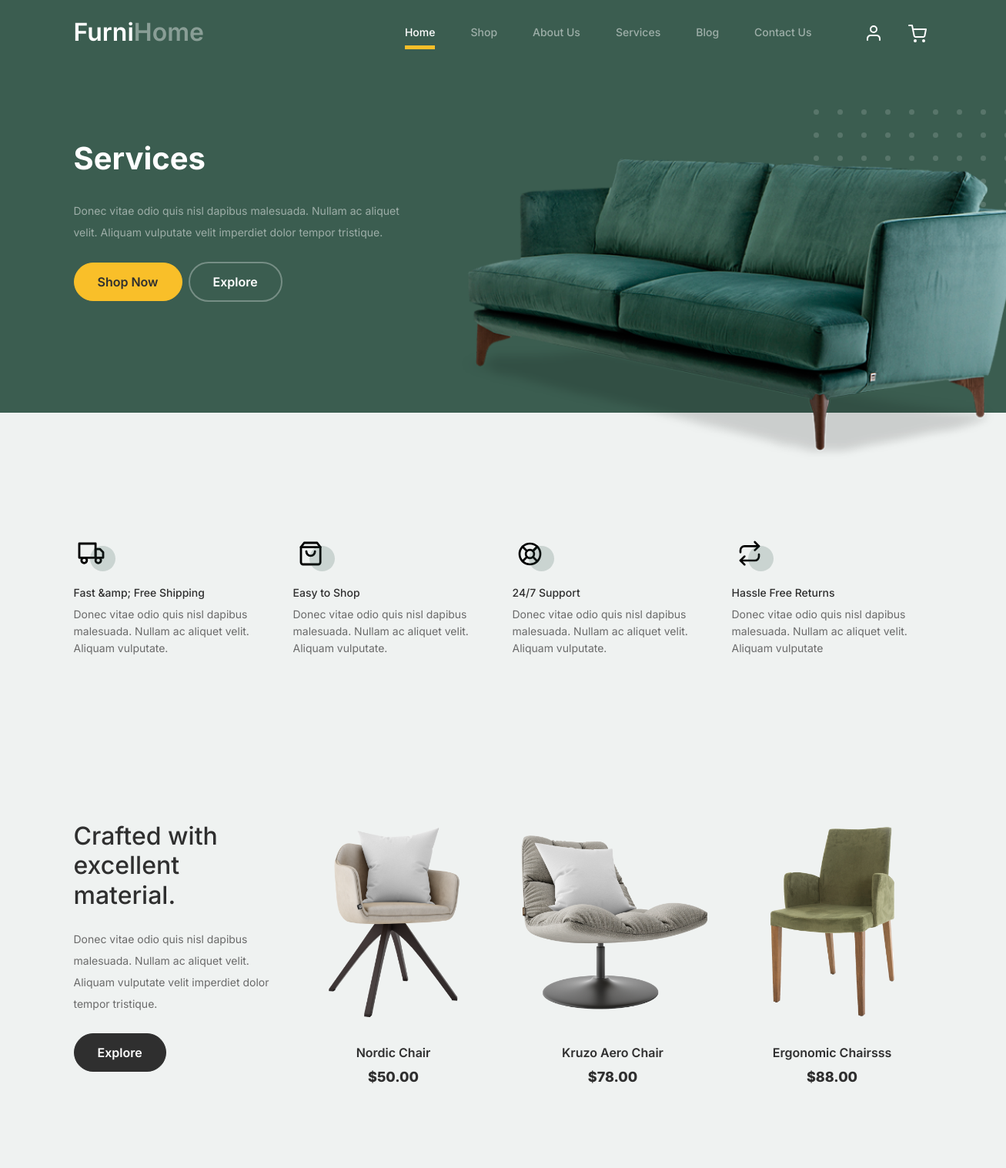
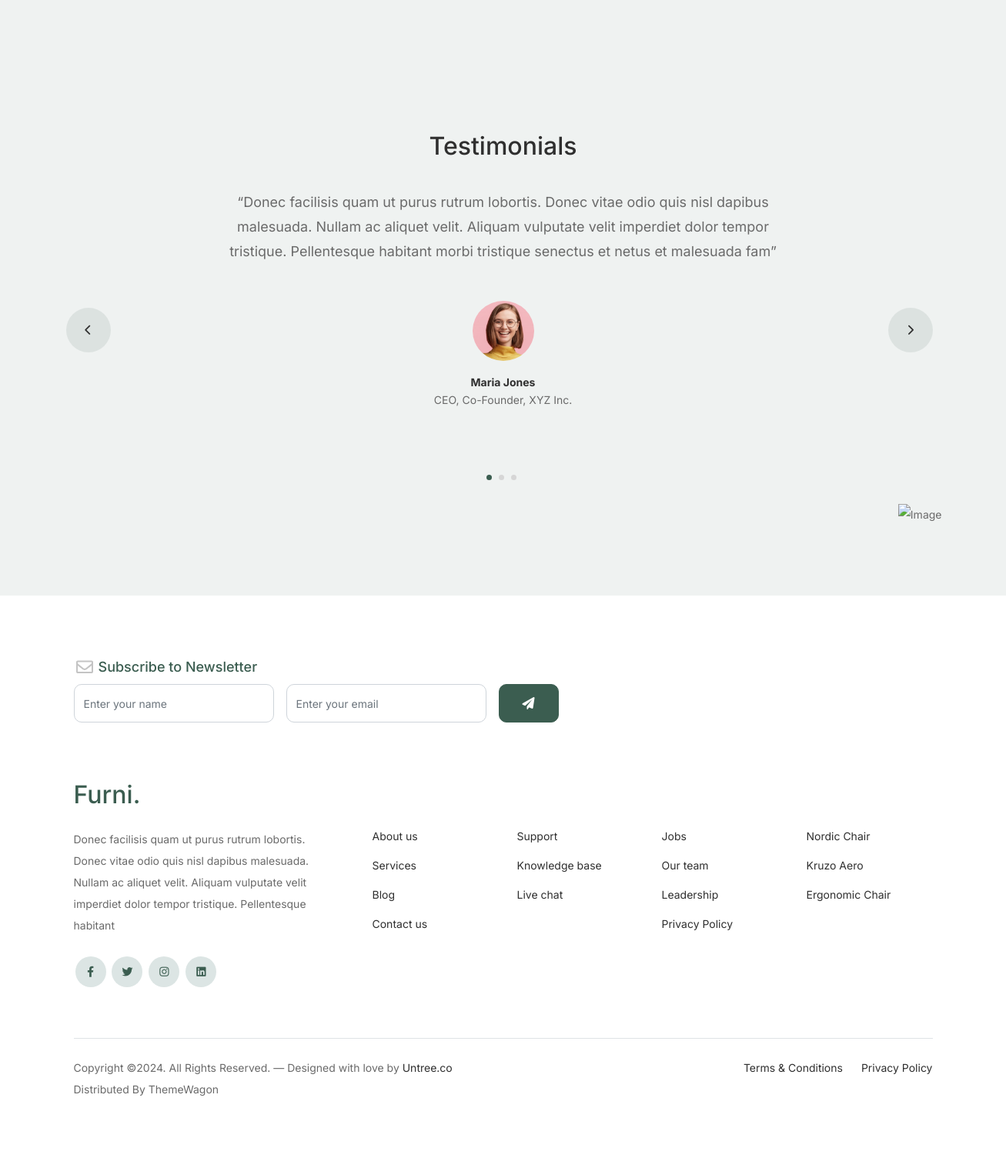
Page /services/ on the committed database (2 pictures, top to bottom).
### furnitureapp/models.py (models this page shows, shortened)
class Menu(models.Model):
    image = models.ImageField(upload_to='Menu/')

class Feature(models.Model):
    title = models.CharField(max_length=100)
    description = models.TextField()
    icon = models.FileField(upload_to='features/', blank=True, null=True)

class Product(models.Model):
    image = models.ImageField(upload_to='product/')
    title = models.CharField(max_length=100)
    price = models.DecimalField(max_digits=10, decimal_places=2)

class Testimonial(models.Model):
    name = models.CharField(max_length=255)
    position = models.CharField(max_length=255)
    image = models.ImageField(upload_to='testimonials/')
    text = models.TextField()

### furnitureapp/views.py (the view)
# urls.py: path('services/', views.services, name='services'),
def services(request):
    menu = Menu.objects.all()
    testimonial = Testimonial.objects.all()
    product = Product.objects.all()
    feature = Feature.objects.all()
    return render(request, 'services.html', context={
        'menu': menu,
        'testimonial': testimonial,
        'product': product,
        'feature': feature
    })

### templates/services.html (shortened to what this page needs)
{% extends 'Base/base.html' %}
{% block start %}
	<div class="hero">
		<div class="container">
			<div class="row justify-content-between">
				<div class="col-lg-5">
					<div class="intro-excerpt">
						<h1>Services</h1>
						<p class="mb-4">Donec vitae odio quis nisl dapibus malesuada. Nullam ac aliquet velit. Aliquam vulputate velit imperdiet dolor tempor tristique.</p>
						<p><a href="" class="btn btn-secondary me-2">Shop Now</a><a href="#" class="btn btn-white-outline">Explore</a></p>
					</div>
				</div>
				{% for i in menu %}
				<div class="col-lg-7">
					<div class="hero-img-wrap">
						<img src="{{i.image.url}}" class="img-fluid">
					</div>
				</div>
				{% endfor %}
			</div>
		</div>
	</div>
<div class="why-choose-section">
	<div class="container">
		<div class="row my-5">
					{% for i in feature %}
			<div class="col-6 col-md-6 col-lg-3 mb-4">
				<div class="feature">
					<div class="icon">
						<img src="{{ i.icon.url }}" alt="{{ i.title}}" class="imf-fluid">
					</div>
					<h3>{{i.title}}</h3>
					<p>{{ i.description }}</p>
				</div>
			</div>
			{% endfor %}
		</div>
	</div>
</div>
<div class="product-section pt-0">
	<div class="container">
		<div class="row">
			<div class="col-md-12 col-lg-3 mb-5 mb-lg-0">
				<h2 class="mb-4 section-title">Crafted with excellent material.</h2>
				<p class="mb-4">Donec vitae odio quis nisl dapibus malesuada. Nullam ac aliquet velit. Aliquam vulputate velit imperdiet dolor tempor tristique. </p>
				<p><a href="#" class="btn">Explore</a></p>
			</div>
			{% for i in product %}
			<div class="col-12 col-md-4 col-lg-3 mb-5 mb-md-0">
				<a class="product-item" href="#">
					<img src={{i.image.url}} class="img-fluid product-thumbnail">
					<h3 class="product-title">{{ i.title }}</h3>
					<strong class="product-price">${{ i.price}}</strong>
				</a>
			</div>
			{% endfor %}
		</div>
	</div>
</div>
<div class="testimonial-section before-footer-section">
	<div class="container">
		<div class="row">
			<div class="col-lg-7 mx-auto text-center">
				<h2 class="section-title">Testimonials</h2>
			</div>
		</div>
		<div class="row justify-content-center">
			<div class="col-lg-12">
				<div class="testimonial-slider-wrap text-center">
					<div id="testimonial-nav">
						<span class="prev" data-controls="prev"><span class="fa fa-chevron-left"></span></span>
						<span class="next" data-controls="next"><span class="fa fa-chevron-right"></span></span>
					</div>
					<div class="testimonial-slider">
						{% for i in testimonial %}
						<div class="item">
							<div class="row justify-content-center">
								<div class="col-lg-8 mx-auto">
									<div class="testimonial-block text-center">
										<blockquote class="mb-5">
											<p>&ldquo;{{ i.text }}&rdquo;</p>
										</blockquote>
										<div class="author-info">
											<div class="author-pic">
												<img src="{{ i.image.url }}" alt="Maria Jones" class="img-fluid">
											</div>
											<h3 class="font-weight-bold">{{ i.name }}</h3>
											<span class="position d-block mb-3">{{ i.position }}</span>
										</div>
									</div>
								</div>
							</div>
						</div>
							{% endfor %}
					</div>
				</div>
			</div>
		</div>
	</div>
</div>
{% endblock %}

### static/css/tiny-slider.css (style rules this page uses)
.tns-slider { -webkit-transition:all 0s;-moz-transition:all 0s;transition:all 0s }
.tns-slider>.tns-item { -webkit-box-sizing:border-box;-moz-box-sizing:border-box;box-sizing:border-box }
.tns-horizontal.tns-subpixel { white-space:nowrap }
.tns-horizontal.tns-subpixel>.tns-item { display:inline-block;vertical-align:top;white-space:normal }

### rows in the picture
Menu: image (picture)
Feature: icon (picture), title "Fast &amp; Free Shipping", description "Donec vitae odio quis nisl dapibus malesuada. Nullam ac aliquet velit. Aliquam vulputate."
Feature: icon (picture), title "Easy to Shop", description "Donec vitae odio quis nisl dapibus malesuada. Nullam ac aliquet velit. Aliquam vulputate."
Feature: icon (picture), title "24/7 Support", description "Donec vitae odio quis nisl dapibus malesuada. Nullam ac aliquet velit. Aliquam vulputate."
Feature: icon (picture), title "Hassle Free Returns", description "Donec vitae odio quis nisl dapibus malesuada. Nullam ac aliquet velit. Aliquam vulputate"
Product: image (picture), title "Nordic Chair", price "50.00"
Product: image (picture), title "Kruzo Aero Chair", price "78.00"
Product: image (picture), title "Ergonomic Chairsss", price "88.00"
Testimonial: text "Donec facilisis quam ut purus rutrum lobortis. Donec vitae odio quis nisl dapibus malesuada. Nullam ac aliquet velit. Aliquam vulputate velit imperdiet dolor tempor tristique. Pellentesque habitant morbi tristique senectus et netus et malesuada fam", image (picture), name "Maria Jones", position "CEO, Co-Founder, XYZ Inc."
